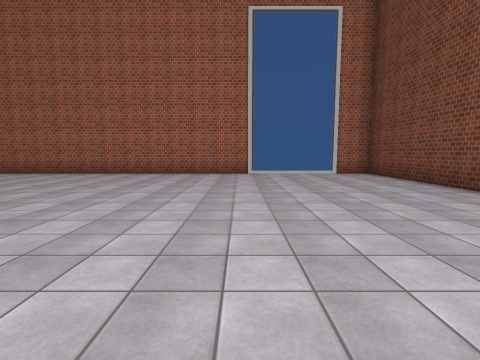
View 1 (above)

21 first-person views from a walk through a scene from a Unity 3-D project. The camera is 1.5 m above the floor, tilts 6° down and sees 85° across. The floor is counted in squares, 2.43 m on a side. Each view is taken from the middle of a square. On the plan, view 1 faces up. The plan holds only what a view shows up to about 9 squares ahead; the rest is blank. The place goes on beyond the plan. The player character is not drawn. Some animated figures are left out. Some surface patterns are stand-ins.

View 2
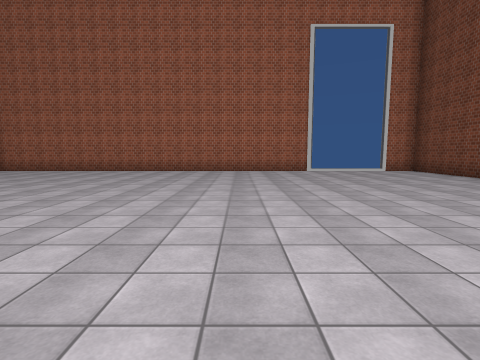

View 3
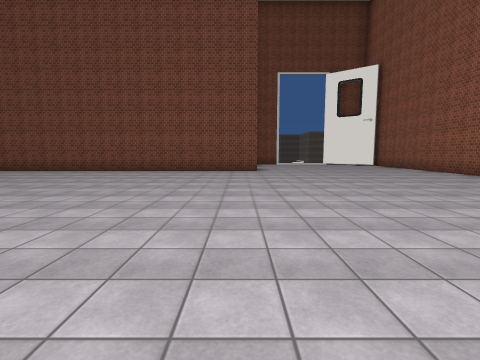

View 4
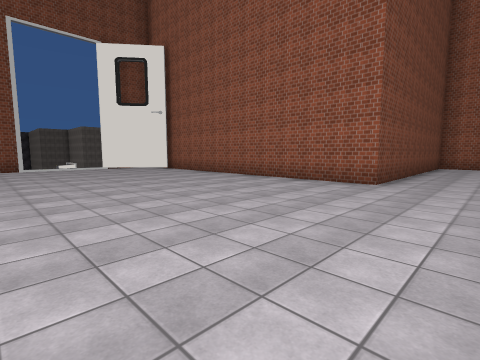

View 5
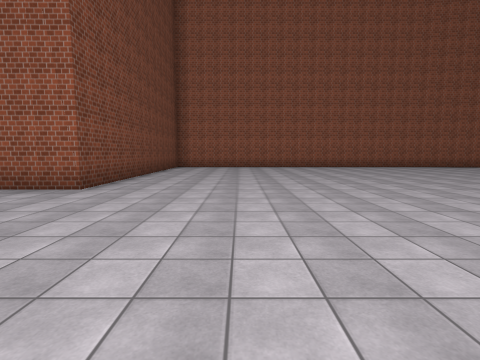

View 6
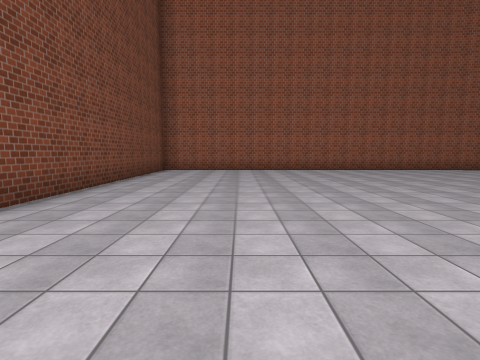

View 7
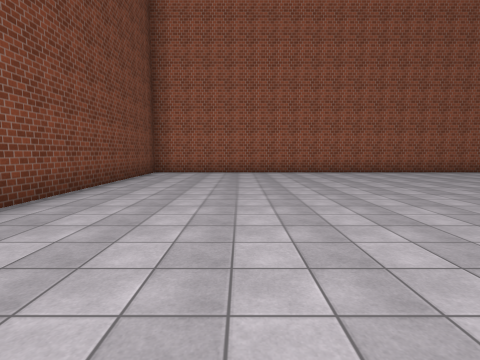

View 8
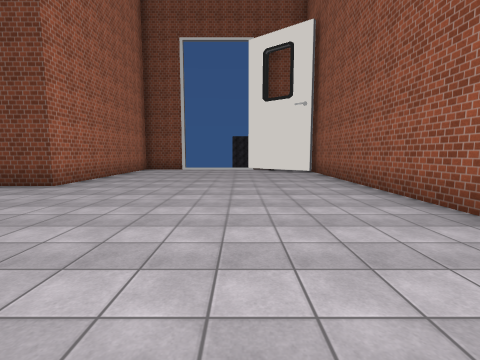

View 9
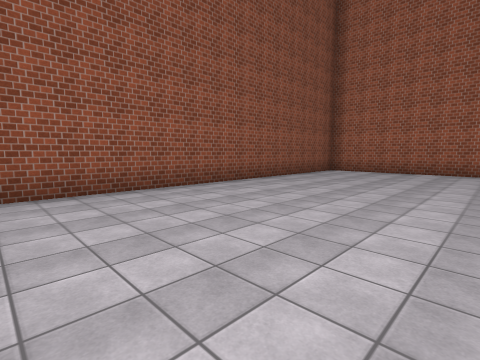

View 10
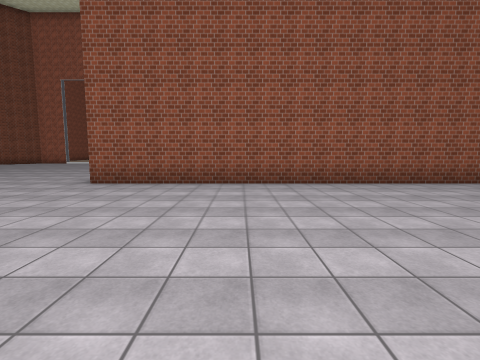

View 11
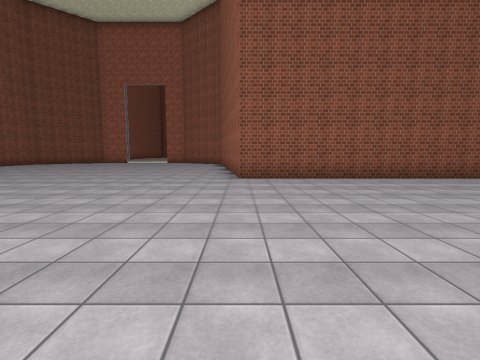

View 12
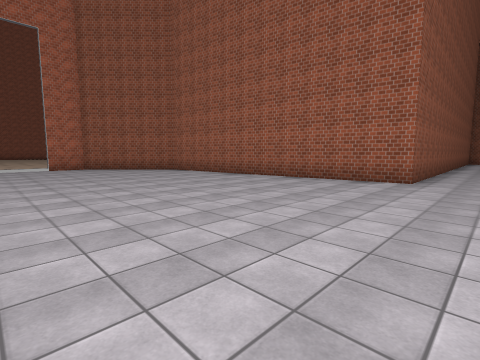

View 13
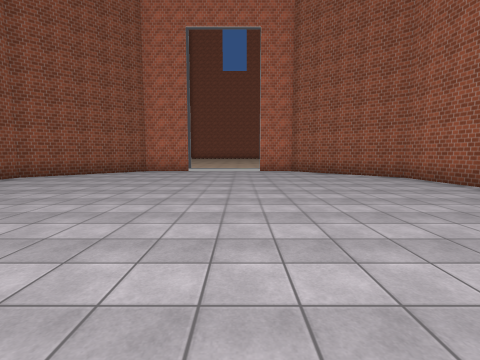

View 14
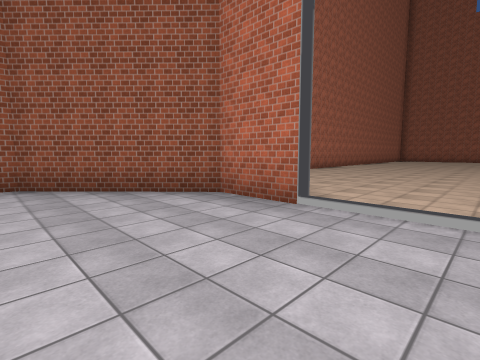

View 15
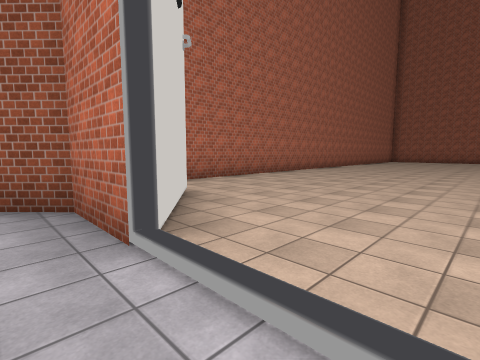

View 16
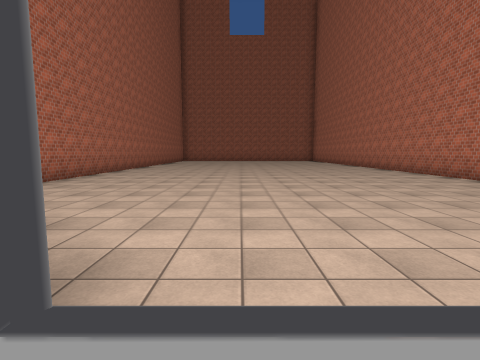

View 17
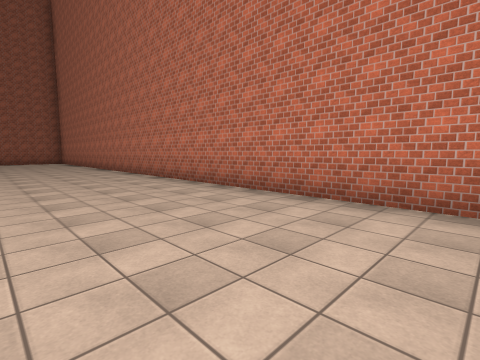

View 18
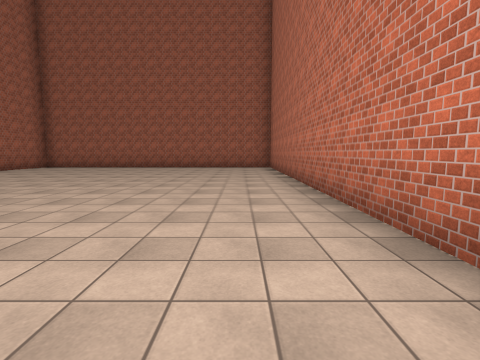

View 19
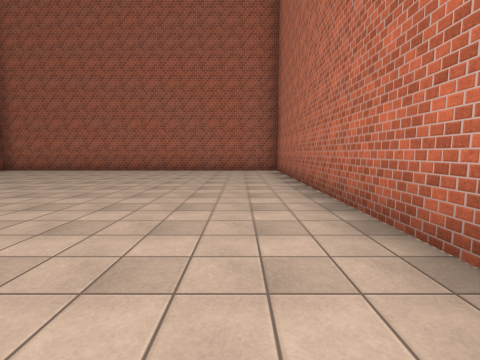

View 20
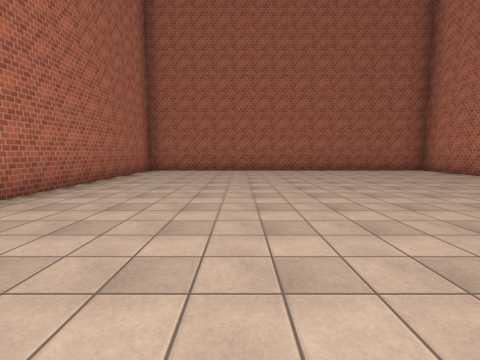

View 21
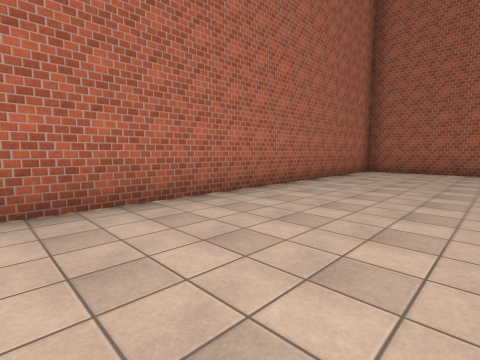

### Floor plan
Ten units are one square. View 1 is at (0, 0); x grows to the right and y downward. Boxes are objects, and circles mark ways between rooms. Rooms are numbered by the first view taken in them; rooms with no view inside come last. Other rooms are left out.
<svg viewBox="-385 -85 480 242">
<path fill="none" stroke="#000" d="M-103 152 -3 152 -3 83 76 83M71 82 81 70M80 26 38 26 38 -77 26 -77M4 -77 -102 -77 -102 40 -174 50 -197 73 -197 84M86 41 86 34M-197 104 -197 121 -174 144 -170 145M-213 125 -197 104M-211 47 -380 47 -380 141 -224 141"/>
<circle cx="-200" cy="95" r="3" fill="#2a7"/>
<text x="-60" y="50">1</text>
<text x="-290" y="90">2</text>
</svg>
Room 1 opens to room 2.

Where each view was taken, in squares from view 1:
view 1: 0 up, 0 right, facing up
view 2: 1 down, 2 left, facing up
view 3: 2 down, 5 left, facing right
view 4: 3 down, 2 left, facing down-right
view 5: 4 down, 3 left, facing down
view 6: 6 down, 3 left, facing down
view 7: 7 down, 3 left, facing down
view 8: 6 down, 1 left, facing right
view 9: 1 down, 6 left, facing up-left
view 10: 1 down, 5 left, facing left
view 11: 4 down, 4 left, facing left
view 12: 10 down, 9 left, facing up-left
view 13: 9 down, 11 left, facing left
view 14: 9 down, 17 left, facing down-left
view 15: 9 down, 19 left, facing down-left
view 16: 10 down, 19 left, facing left
view 17: 8 down, 21 left, facing up-left
view 18: 6 down, 27 left, facing left
view 19: 6 down, 29 left, facing left
view 20: 11 down, 29 left, facing left
view 21: 11 down, 29 left, facing down-left
